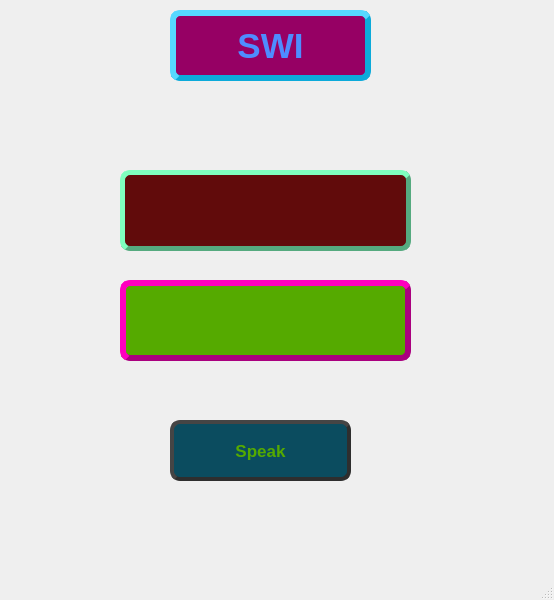
<?xml version="1.0" encoding="UTF-8"?>
<ui version="4.0">
 <class>MainWindow</class>
 <widget class="QMainWindow" name="MainWindow">
  <property name="geometry">
   <rect>
    <x>0</x>
    <y>0</y>
    <width>554</width>
    <height>600</height>
   </rect>
  </property>
  <property name="windowTitle">
   <string>MainWindow</string>
  </property>
  <widget class="QWidget" name="centralwidget">
   <widget class="QLabel" name="label">
    <property name="geometry">
     <rect>
      <x>120</x>
      <y>280</y>
      <width>291</width>
      <height>81</height>
     </rect>
    </property>
    <property name="styleSheet">
     <string notr="true">background-color: rgb(85, 170, 0);
		    border-style: outset;
		    border-width: 6px;
		    border-radius: 10px;
border-color: rgb(170, 0, 127);
		    font: bold 14px;
		    min-width: 10em;
		    padding: 6px;</string>
    </property>
    <property name="text">
     <string/>
    </property>
   </widget>
   <widget class="QLineEdit" name="me">
    <property name="geometry">
     <rect>
      <x>120</x>
      <y>170</y>
      <width>291</width>
      <height>81</height>
     </rect>
    </property>
    <property name="styleSheet">
     <string notr="true">		    background-color: #610B0B;
		    border-style: outset;
		    border-width: 5px;
		    border-radius: 10px;
border-color: rgb(85, 170, 127);
		    font: bold 14px;
</string>
    </property>
   </widget>
   <widget class="QLabel" name="label_2">
    <property name="geometry">
     <rect>
      <x>170</x>
      <y>10</y>
      <width>201</width>
      <height>71</height>
     </rect>
    </property>
    <property name="styleSheet">
     <string notr="true">color: rgb(78, 140, 255);
border-color: rgb(12, 170, 218);
border-style: outset;
border-width: 6px;
background-color: rgb(150, 0, 100);
border-radius: 10px;
font: bold 35px;
</string>
    </property>
    <property name="text">
     <string>SWI</string>
    </property>
    <property name="alignment">
     <set>Qt::AlignCenter</set>
    </property>
    <property name="openExternalLinks">
     <bool>false</bool>
    </property>
   </widget>
   <widget class="QPushButton" name="b1">
    <property name="geometry">
     <rect>
      <x>170</x>
      <y>420</y>
      <width>181</width>
      <height>61</height>
     </rect>
    </property>
    <property name="styleSheet">
     <string notr="true">color: rgb(85, 170, 0);
    		background-color: #0B4C5F;
    		border-style: outset;
		    border-width: 4px;
		    border-radius: 10px;
		    border-color: #2E2E2E;
		    font: bold 17px;</string>
    </property>
    <property name="text">
     <string>Speak</string>
    </property>
   </widget>
  </widget>
  <widget class="QMenuBar" name="menubar">
   <property name="geometry">
    <rect>
     <x>0</x>
     <y>0</y>
     <width>554</width>
     <height>26</height>
    </rect>
   </property>
  </widget>
  <widget class="QStatusBar" name="statusbar"/>
 </widget>
 <resources>
  <include location="../test/gifR.qrc"/>
 </resources>
 <connections/>
</ui>
